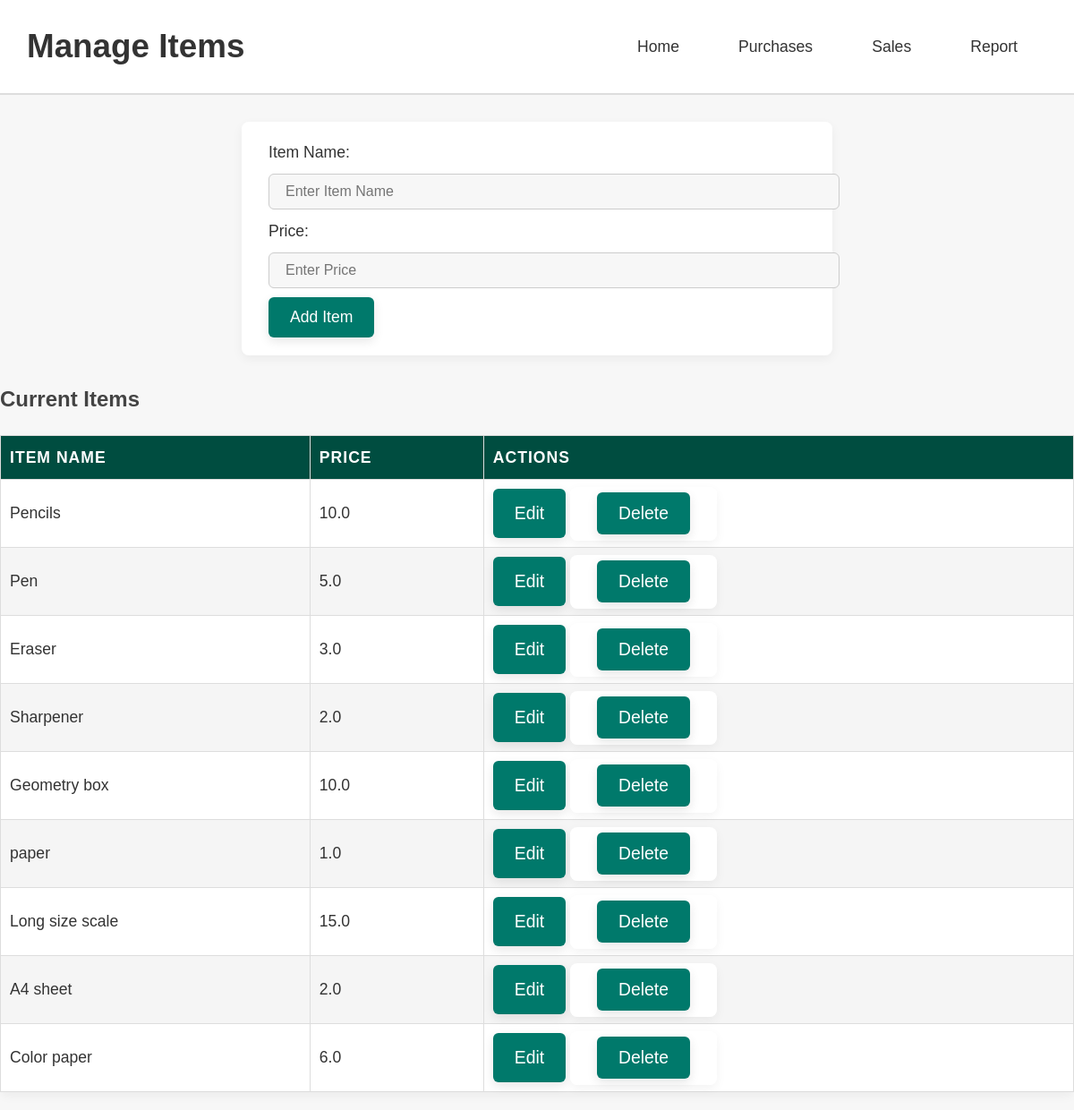
/items, run on the app's committed database.
### app.py (models this page shows)
class Item(db.Model):
    id = db.Column(db.Integer, primary_key=True)
    name = db.Column(db.String(100), nullable=False)
    price = db.Column(db.Float, nullable=False)
    qty = db.Column(db.Integer, default=0)
    purchases = relationship('Purchase', backref='item', cascade='all, delete-orphan')

### app.py (the view, shortened to what this page needs)
@app.route('/items', methods=['GET', 'POST'])
def manage_items():
    return render_template('items.html', items=Item.query.all())

### templates/items.html (shortened to what this page needs)
<!DOCTYPE html>
<html lang="en">
<head>
    <link rel="stylesheet" href="{{ url_for('static', filename='style.css') }}">
</head>
<body>
    <header>
        <h1>Manage Items</h1>
        <nav>
            <a href="{{ url_for('home') }}">Home</a>
            <a href="{{ url_for('manage_purchase') }}">Purchases</a>
            <a href="{{ url_for('manage_sales') }}">Sales</a>
            <a href="{{ url_for('report') }}">Report</a>
        </nav>
    </header>
    <form method="POST">
        <label for="name">Item Name:</label>
        <input type="text" name="name" id="name" placeholder="Enter Item Name" required>
        <label for="price">Price:</label>
        <input type="number" name="price" id="price" placeholder="Enter Price" required>
        <button type="submit" class="button">Add Item</button>
    </form>
    <h2>Current Items</h2>
    <table>
        <thead>
            <tr>
                <th>Item Name</th>
                <th>Price</th>
                <th>Actions</th>
            </tr>
        </thead>
        <tbody>
            {% for item in items %}
                <tr>
                    <td>{{ item.name }}</td>
                    <td>{{ item.price }}</td>
                    <td>
                        <a href="{{ url_for('edit_item', item_id=item.id) }}" class="button">Edit</a>
                        <form action="{{ url_for('delete_item', item_id=item.id) }}" method="POST" style="display:inline;">
                            <button type="submit" class="button" onclick="return confirm('Are you sure you want to delete this item?')">Delete</button>
                        </form>
                    </td>
                </tr>
            {% endfor %}
        </tbody>
    </table>
</body>
</html>

### static/style.css (style rules this page uses)
body { font-family: 'Poppins', sans-serif; margin: 0; padding: 0; background-color: #f7f7f7; line-height: 1.6; color: #444; }
header { background-color: #ffffff; color: #333; padding: 18px 30px; display: flex; justify-content: space-between; align-items: center; border-bottom: 2px solid #ddd; }
h1 { margin: 0; font-size: 2.3em; font-weight: 600; color: #333; }
nav { display: flex; justify-content: center; align-items: center; margin: 10px 0; }
nav a { display: inline-block; margin: 0 15px; padding: 10px 18px; color: #333; font-size: 1.1em; text-decoration: none; font-weight: 500; transition: background-color 0.3s ease, color 0.3s ease; border-radius: 5px; }
table { width: 100%; margin: 20px 0; border-collapse: collapse; background-color: #ffffff; border-radius: 8px; box-shadow: 0 4px 12px rgba(0, 0, 0, 0.05); }
th, td { padding: 12px 20px; text-align: left; font-size: 1.1em; color: #333; border-bottom: 1px solid #ddd; }
th { background-color: #004d40; color: white; text-transform: uppercase; letter-spacing: 1px; }
tr:nth-child(even) { background-color: #f5f5f5; }
tr:nth-child(odd) { background-color: #ffffff; }
table { width: 100%; border-collapse: collapse; margin-top: 20px; }
th, td { padding: 10px; text-align: left; border: 1px solid #ddd; }
th { background-color: #004d40; }
form { background: #ffffff; padding: 20px 30px; border-radius: 8px; box-shadow: 0 4px 12px rgba(0, 0, 0, 0.05); max-width: 600px; margin: 30px auto; }
label { font-size: 1.1em; font-weight: 500; margin-bottom: 8px; color: #333; }
input[type="text"], input[type="number"], select { width: 100%; padding: 10px 18px; margin: 10px 0; border: 1px solid #ccc; border-radius: 6px; font-size: 1em; background-color: #f7f7f7; transition: border 0.3s ease; }
.button { display: inline-block; background-color: #00796b; color: white; border: none; border-radius: 6px; padding: 12px 24px; font-size: 1.1em; text-align: center; text-decoration: none; transition: background-color 0.3s ease, transform 0.2s ease; box-shadow: 0 4px 12px rgba(0, 0, 0, 0.1); }

### data on the page
Item: name "Pencils", price "10.0"
Item: name "Pen", price "5.0"
Item: name "Eraser", price "3.0"
Item: name "Sharpener", price "2.0"
Item: name "Geometry box", price "10.0"
Item: name "paper", price "1.0"
Item: name "Long size scale", price "15.0"
Item: name "A4 sheet", price "2.0"
Item: name "Color paper", price "6.0"
